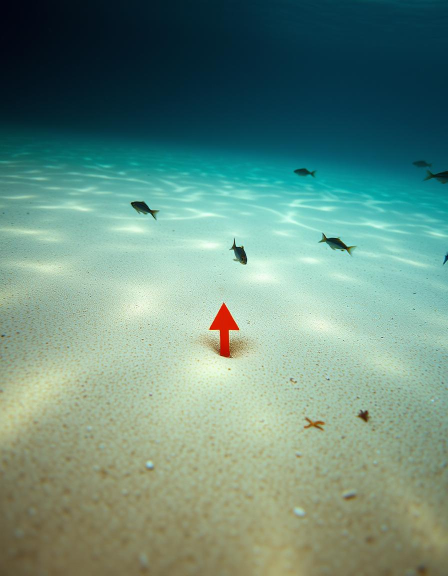
#> input picture Image1.jpeg, 896 x 1152 px, found by its file name (shown at 1/2 size)
$ python Task4.py
#> lines starting #> are read from the running program, lines starting #| are printed output that depends on the picture; after the words box and inside, x2 and y2 are one past the last pixel; in counts of white or black regions, pixels touching at a corner belong together; long printed decimals are rounded
import cv2
import numpy as np

def getContours(img):
    contours, hierarchy = cv2.findContours(imgCanny, cv2.RETR_EXTERNAL, cv2.CHAIN_APPROX_NONE)
    return contours

img=cv2.imread("Resources/Image1.jpeg")
#> img is the input picture: shape (1152, 896, 3); mean B, G, R 126.7, 140.8, 105.4
imgContour=img.copy()
imgGray=cv2.cvtColor(img,cv2.COLOR_BGR2GRAY)
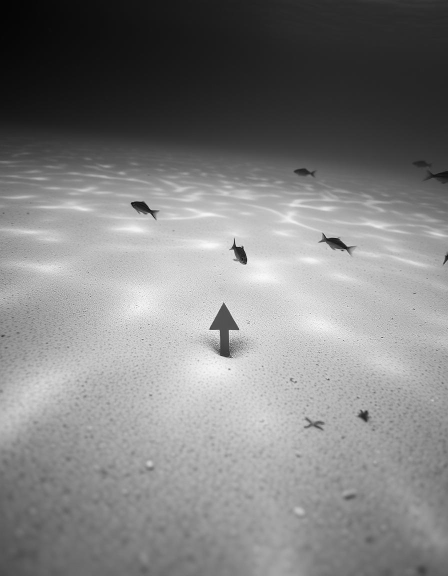
#> imgGray: shape (1152, 896) (shown at 1/2 size); min 5, max 252, mean 128.6
imgBlurr=cv2.GaussianBlur(img,(5,5),1)
imgCanny=cv2.Canny(imgBlurr,400,400)
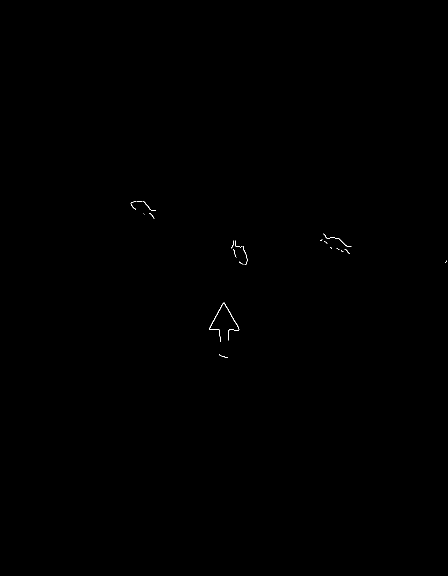
#> imgCanny: shape (1152, 896) (shown at 1/2 size); 0.06% white in thin lines or dots, all inside (x1, y1, x2, y2) = (261, 402, 894, 716)

contours = getContours(imgCanny)
#> in getContours, `contours, hierarchy = cv2.findContours(imgCanny, cv2.RETR_EXTERNAL, cv..`: contours = 23 contours, 20 with area under 20; largest, box (x1, y1, x2, y2) and area: (448, 605, 479, 681) 31, (418, 605, 447, 684) 30, (647, 467, 703, 494) 22

if contours:
    largest=max(contours,key=cv2.contourArea)
#> largest = contour of 188 points, box (x1, y1, x2, y2) (448, 605, 479, 681), area 31

    rect = cv2.minAreaRect(largest)
#> rect = ((464.1, 641.1), (23.53, 75.54), -7.03)
    box = cv2.boxPoints(rect)
#> box = [[457, 680], [447.8, 605], [471.1, 602.2], [480.4, 677.1]]
    box = np.int32(box)
#> box = [[456, 680], [447, 605], [471, 602], [480, 677]]

    # for cnt in contours:
    cv2.drawContours(imgContour, [box], 0, (0, 0, 255), 2)
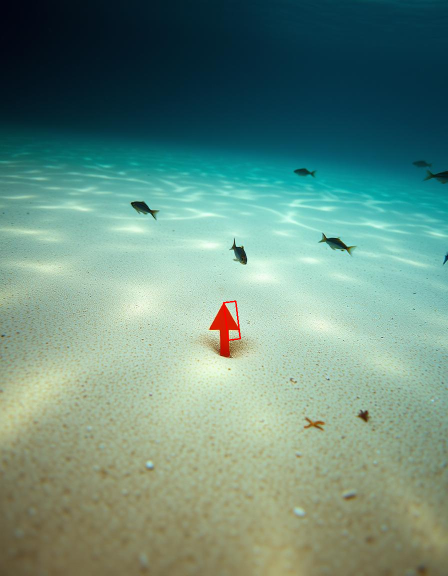
#> imgContour: shape (1152, 896, 3) (shown at 1/2 size); 0.06% of pixels changed, all inside (x1, y1, x2, y2) = (446, 601, 482, 682)

    center, (width, height), angle = rect
#> center = (464.1, 641.1); width = 23.53; height = 75.54; angle = -7.03
    print(angle)
#| -7.028
    # if angle < -45:
    #     angle += 90

    if -45 <= angle < 45:
        direction = "Right"
    elif 45 <= angle < 135:
        direction = "Upward"
    elif 135 <= angle < 225:
        direction = "Left"
    else:
        direction = "Downward"

    print(f"Direction of the arrow: {direction}")

cv2.imshow('Detected Arrow', imgContour)
cv2.waitKey(0)
cv2.destroyAllWindows()
